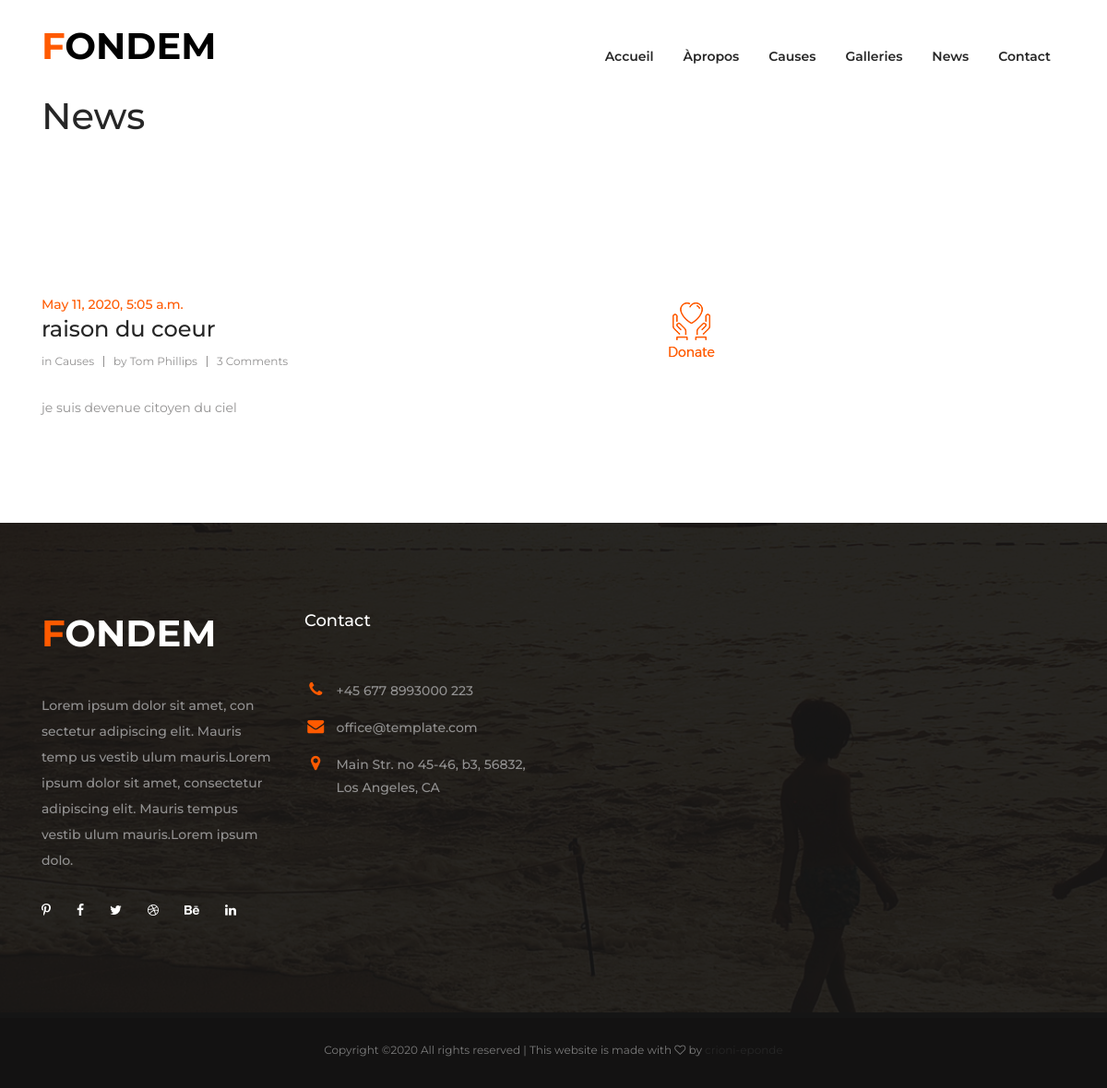
/single-news/raison-du-coeur, run on the app's committed database.
### website/models.py (models this page shows, shortened)
class Event(models.Model):
    title = models.CharField(max_length=100)
    content = models.TextField()
    pub_date = models.DateTimeField(auto_now_add=True)
    slug = models.SlugField()

### website/views.py (the view)
# urls.py: path('single-news/<slug>', EventDetail.as_view(), name='single-news'),
class EventDetail(DetailView):
    model = Event
    template_name = "single_news.html"
    context_object_name = 'event_detail'

### templates/single_news.html
{% extends "base.html" %}
{% load static %}
{% block content %}
    <div class="page-header">
        <div class="container">
            <div class="row">
                <div class="col-12">
                    <h1>News</h1>
                </div>
            </div>
        </div>
    </div>
    <div class="news-wrap">
        <div class="container">
            <div class="row">
                <div class="col-12 col-lg-8">
                    <div class="news-content">
                        <header class="entry-header d-flex flex-wrap justify-content-between align-items-center">
                            <div class="header-elements">
                                <div class="posted-date">{{ event_detail.pub_date}}</div>
                                <h2 class="entry-title"><a href="#">{{ event_detail.title }}</a></h2>
                                <div class="post-metas d-flex flex-wrap align-items-center">
                                    <span class="cat-links">in <a href="#">Causes</a></span>
                                    <span class="post-author">by <a href="#">Tom Phillips</a></span>
                                    <span class="post-comments"><a href="#">3 Comments</a></span>
                                </div>
                            </div>
                            <div class="donate-icon">
                                <a href="#"><img src="{% static 'images/donate-icon.png' %}" alt=""></a>
                            </div>
                        </header>
                        <div class="entry-content">
                            <p>{{ event_detail.content }}</p>
                        </div>
                    </div>
                </div>
            </div>
        </div>
    </div>
{% endblock content %}

### static/css/style.css (style rules this page uses)
body { color: #262626; font-size: 16px; line-height: 1.8; font-family: 'Montserrat', sans-serif; }
img { vertical-align: baseline; }
a { color: #262626; }
.news-wrap { padding: 96px 0; }
.news-content { margin-bottom: 64px; }
.news-content:nth-last-of-type(1) { margin-bottom: 0; }
.news-content img { display: block; width: 100%; margin: 0; }
.news-content .entry-header { margin-top: 34px; }
.news-content .entry-header .header-elements, .news-content .donate-icon { margin-top: 30px; }
.news-content .entry-title { font-size: 24px; font-weight: 500; }
.news-content .entry-title a { color: #262626; }
.news-content .posted-date { font-size: 14px; font-weight: 500; color: #ff5a00; }
.post-metas { font-size: 12px; line-height: 1; color: #929191; }
.post-metas a { color: #929191; }
.post-metas > span { display: block; padding-right: 10px; margin-top: 6px; margin-right: 10px; border-right: 1px solid #929191; }
.post-metas > span:nth-last-of-type(1) { border: 0; padding-right: 0; margin-right: 0; }
.news-content .entry-content { margin-top: 32px; font-size: 14px; color: #929191; }

### data on the page
Event: pub_date "May 11, 2020, 5:05 a.m.", title "raison du coeur", content "je suis devenue citoyen du ciel"
